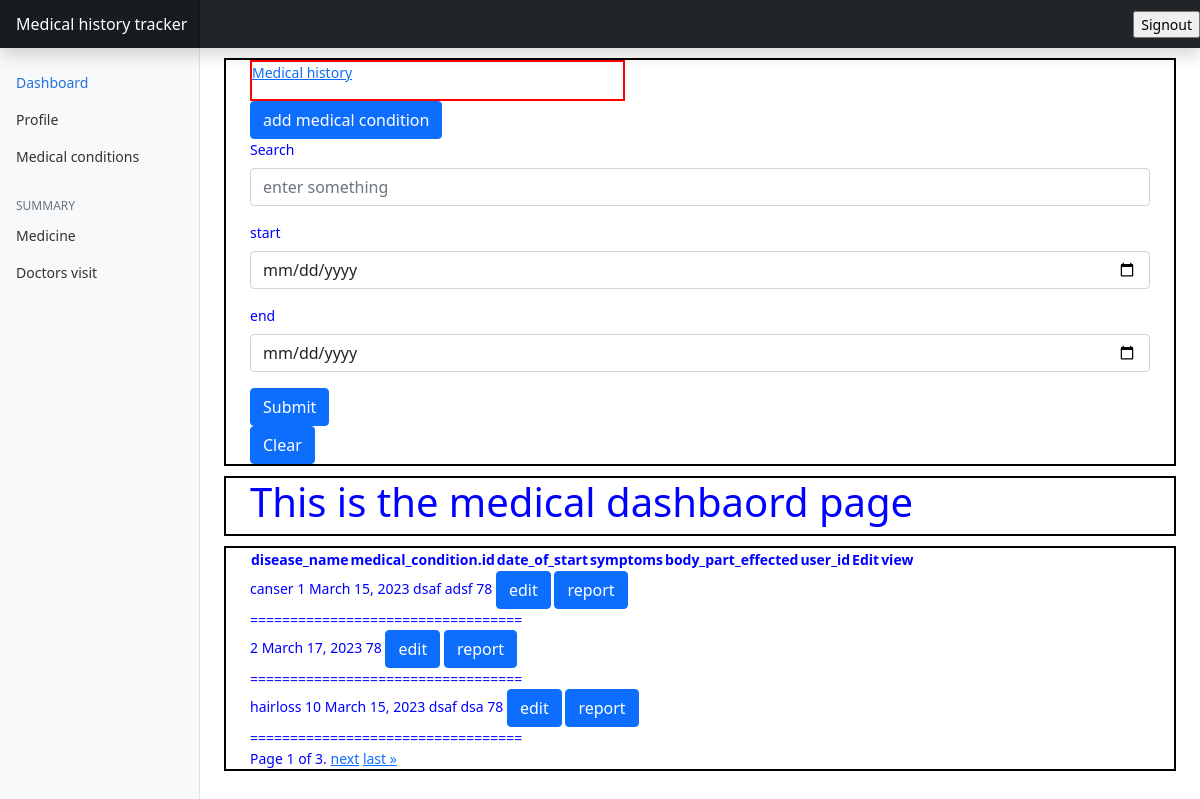
Page /medicalprofile/ (signed in) on the committed database.
### user_medical_profile/models.py (models this page shows)
class MedicalCondition(models.Model):
    user = models.ForeignKey(to=User,on_delete=models.CASCADE)
    date_of_added = models.DateField(default=now)
    disease_name = models.CharField(max_length=255,blank=False)
    date_of_start = models.DateField(null=True)
    symptoms = models.TextField(null=True)
    body_part_effected = models.TextField(null=True)
    def __str__(self):
        return f'{self.disease_name}__{self.user}'

### user_medical_profile/views.py (the view, shortened to what this page needs)
# urls.py: path('',views.MedicalDashboardView,name = 'usermedicaldashbaord'),
def MedicalDashboardView(request):
        print("i am in medical dashboard")
        searchvalue =str(request.GET.get('searchvalue'))
        searchvalue = "None" if searchvalue == "" else searchvalue
        print("Search value == ",searchvalue)
        start = str(request.GET.get('start'))
        start = "None" if start ==  "" else start
        end =  str(request.GET.get('end'))
        end = "None" if end == "" else end
        print("start == ",start,end)
        if(start != "None" and end != "None" and searchvalue !="None" ):
                url=f"?searchvalue={searchvalue}&start={start}&end={end}&"
                print("111111111111111111111111")
                filter_obj =  MedicalCondition.objects.filter(user_id = request.user).filter(date_of_start__range=[start, end])
                filter_obj = filter_obj.filter(disease_name__icontains=searchvalue).values() | filter_obj.filter(symptoms__icontains=searchvalue).values() | filter_obj.filter(body_part_effected__icontains=searchvalue).values()
                filter_obj = filter_obj.distinct()
        elif(start != "None" and end != "None" ):
                url=f"?start={start}&end={end}&"
                print("222222222222222222222222")
                filter_obj =  MedicalCondition.objects.filter(user_id = request.user).filter(date_of_start__range=[start, end])
        else:
                url="?"
                print("4444444444444444444444")
                filter_obj = MedicalCondition.objects.filter(user_id = request.user)
        print("filter ============= ",filter_obj)
        page_num = request.GET.get('page',1)
        p = Paginator(filter_obj,  3)
        try:
                page = p.page(page_num)
        except EmptyPage:
                page = p.page(1)
        context = {
                'medical_condition_list':page,
                'searchvalue':searchvalue,
                'url':url,
                'start':start,
                'end':end
        }
        return render(request,'usermedicalprofile/medicalprofile.html',context)

### templates/usermedicalprofile/medicalprofile.html (shortened to what this page needs)
{% extends 'usermedicalprofile/base.html' %}
{% load static %}
{% block uppernav %}
<div class="container-fluid outercontainer" style=" margin: 2px solid red;">
  <div class="col-md-5">
    <div style=" border: 2px solid red;">
      <nav aria-label="breadcrumb">
        <ol class="breadcrumb">
          <li class="breadcrumb-item"><a href="{% url 'usermedicaldashbaord' %}">Medical history </a></li>
        </ol>
      </nav>
    </div>
  </div>
  <div class="col-md-3">
    <a href="{% url 'addmedicalcondition' %}" class="btn btn-primary">
      add medical condition
    </a>
  </div>
  <form action="{% url 'usermedicaldashbaord' %}" method="GET">
    <div class="mb-3">
      <label for="exampleInputEmail1" class="form-label">Search</label>
      {% if searchvalue != "None" %}
      <input type="test" value={{searchvalue}} placeholder="enter something" name="searchvalue" class="form-control"
        id="exampleInputEmail1" aria-describedby="emailHelp">
      {% else %}
      <input type="test" placeholder="enter something" name="searchvalue" class="form-control" id="exampleInputEmail1"
        aria-describedby="emailHelp">
      {% endif %}
    </div>
    <div class="mb-3">
      <label class="form-label">start</label>
      <input type="date" name="start" placeholder="date of visit" value="{{start}}" class="form-control"
        id="firstname">
    </div>
    <div class="mb-3">
      <label for="exampleInputPassword1" class="form-label">end</label>
      <input type="date" name="end" placeholder="date of visit" value="{{end}}" class="form-control"
        id="firstname">
    </div>
    <button type="submit" class="btn btn-primary">Submit</button>
  </form>
  <a href="{% url 'usermedicaldashbaord' %}" class="btn btn-primary">Clear </a>
</div>
{% endblock uppernav %}
{% block bodybox %}
<div class="container-fluid outercontainer">
  <h1>This is the medical dashbaord page</h1>
</div>
<div class="container-fluid outercontainer">
  <table>
    <tr>
      <th>disease_name</th>
      <th>medical_condition.id</th>
      <th>date_of_start</th>
      <th>symptoms</th>
      <th>body_part_effected</th>
      <th>user_id</th>
      <th>Edit</th>
      <th>view</th>
    </tr>
  </table>
  {% for medical_condition in medical_condition_list %}
  <tr>
    <td>{{medical_condition.disease_name}}</td>
    <td>{{medical_condition.id}}</td>
    <td>{{medical_condition.date_of_start}}</td>
    <td>{{medical_condition.symptoms}}</td>
    <td>{{medical_condition.body_part_effected}}</td>
    <td>{{medical_condition.user_id}}</td>
    <td>
      <a href="{% url 'editmedicalcondition' medical_condition.id %}" class="btn btn-primary">
        edit
      </a>
    </td>
    <td>
      <a href="{% url 'viewallmedicalreport' medical_condition.id medical_condition.disease_name|default:'None'  %}"
      class="btn btn-primary">
      report
    </a>
    </td>
</tr>
<div>==================================</div>
  {% endfor %}
  <div class="pagination">
    <span class="step-links">
      <span class="current">
        Page {{ medical_condition_list.number }} of {{ medical_condition_list.paginator.num_pages }}.
      </span>
      {% if medical_condition_list.has_next %}
      <a href="{{url}}page={{ medical_condition_list.next_page_number }}">next</a>
      <a href="{{url}}page={{ medical_condition_list.paginator.num_pages }}">last &raquo;</a>
      {% endif %}
    </span>
  </div>
</div>
<link href="{% static 'css/dashboard/dashbaord.css' %}" rel="stylesheet">
{% endblock bodybox %}

### static/css/base/dashboard.css (style rules this page uses)
body { font-size: .875rem; }

### static/css/dashboard/dashbaord.css (style rules this page uses)
.outercontainer { color:blue; border: 2px solid black; margin-top: 10px; }

### rows in the picture
MedicalCondition: disease_name "canser", id "1", date_of_start "March 15, 2023", symptoms "dsaf", body_part_effected "adsf", user_id "78"
MedicalCondition: id "2", date_of_start "March 17, 2023", user_id "78"
MedicalCondition: disease_name "hairloss", id "10", date_of_start "March 15, 2023", symptoms "dsaf", body_part_effected "dsa", user_id "78"

### other values in the picture
{{ medical_condition_list.number }} "1"
{{ medical_condition_list.paginator.num_pages }} "3"
